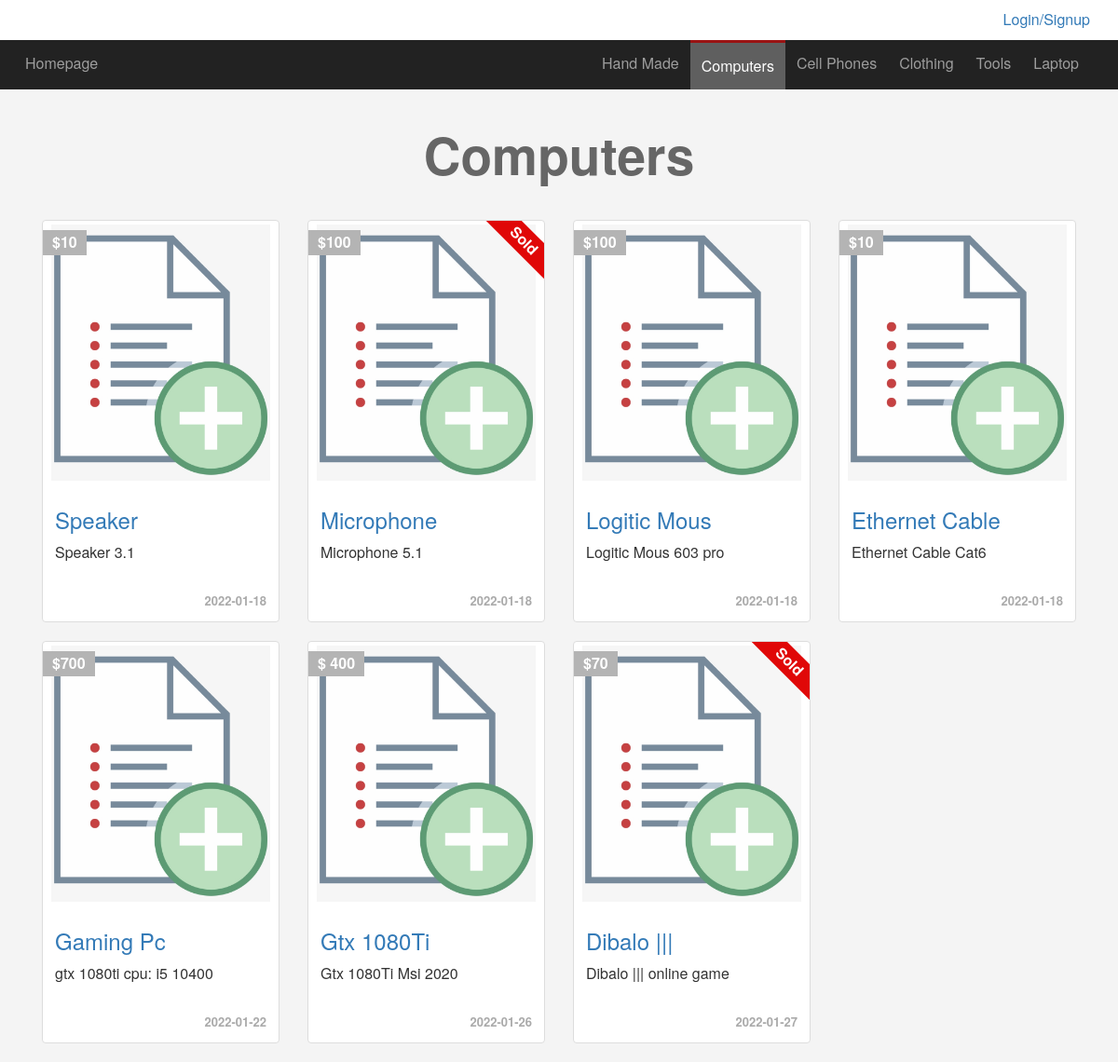
/categories.php?catid=6&pagename=Computers, run on an earlier commit of the app's database.
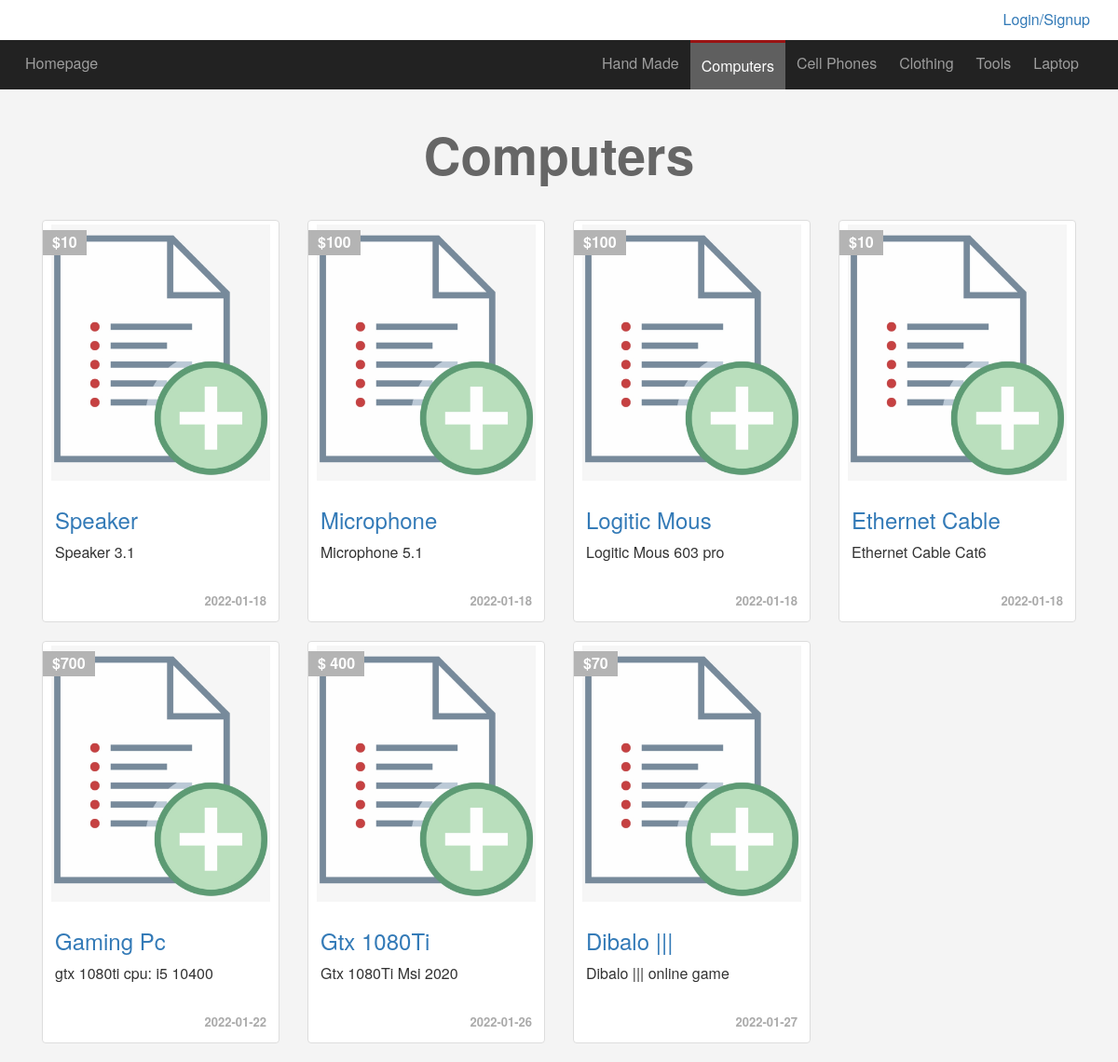
And on a later commit of the database.
### tables this page shows
CREATE TABLE `items` (
  `Item_ID` int(11) NOT NULL,
  `Name` varchar(255) NOT NULL,
  `Description` text NOT NULL,
  `Price` varchar(255) NOT NULL,
  `Add_Date` date NOT NULL,
  `end_biddingDate` datetime NOT NULL,
  `Conutry_Made` varchar(255) NOT NULL,
  `image` varchar(255) NOT NULL,
  `Status` varchar(255) NOT NULL,
  `Rating` smallint(6) NOT NULL,
  `Approve` tinyint(4) NOT NULL DEFAULT 0,
  `Cat_ID` int(11) NOT NULL,
  `Member_ID` int(11) NOT NULL,
  `tags` varchar(255) NOT NULL,
  `mainImg` varchar(255) NOT NULL
);

### categories.php (the view, shortened to what this page needs)
<?php
include "init.php";
?>
<div class="container">
    <h1 class="text-center"> <?php
                                if (isset($_GET['pagename'])) {
                                    echo str_replace('-', " ", $_GET['pagename']);
                                } else {
                                    echo 'Category Not Found !!!';
                                }
                                ?></h1>
    <?php
    if (isset($_GET['catid']) && is_numeric($_GET['catid'])) {
        $items = intval($_GET['catid']);
        $stmt = $con->prepare("SELECT * FROM items WHERE Cat_ID IN ( SELECT ID FROM categories WHERE ID = ? OR parent = ?) AND Approve = 1 ");
        $stmt->execute(array($items, $items));
        $allItmes = $stmt->fetchAll();
        foreach ($allItmes as $item) {
            echo '<div class="col-sm-6 col-md-3">';
            echo '<div class="thumbnail item-box">';
            echo '<span class="price-tag">$' . $item['Price'] . '</span>';
            $now = new DateTime();
            $bid_time_remaining = new DateTime($item['end_biddingDate']);
            if ($bid_time_remaining < $now) {
                echo '<span class="rotated-sold">Sold</span>';
            }
            if (empty($item['mainImg'])) {
                $src = "admin/uploaded/itemsImg/999999999_default.png";
            } else {
                $src = "admin/uploaded/itemsImg/" . $item['mainImg'];
            }
            echo '<img style="object-fit: cover;" class="img-responsive" src="' . $src . '" alt="">';
            echo '<div class="caption">';
            echo '<a href="items.php?itemid=' . $item['Item_ID'] . '"><h3> ' . $item['Name'] . '</h3></a>';
            echo '<p>' . $item['Description'] . '</p>';
            echo '<div class="date">' . $item['Add_Date'] . '</div>';
            echo '</div>';
            echo '</div>';
            echo '</div>';
        }
    } else {
        echo "<div class='alert alert-danger'>NO Items Found </div>";
    }
    ?>
</div>
<?php include $temp . "footer.php";

What changed in the data, as far as the page shows it:
changed items "Microphone": no longer shows "Sold"
changed items "Dibalo |||": no longer shows "Sold"
